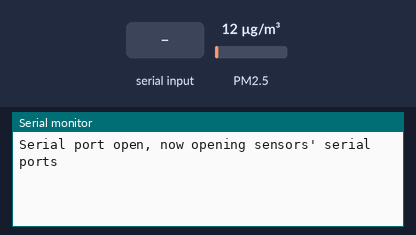
This sketch was run on a simulated Arduino Uno, built with avr-gcc and run on an emulated ATmega328P. On the bench: the last lines printed to the serial monitor. Inputs (shaded band) come from the test bench; at power-on: PM2.5 12 µg/m³.

Above: at 2.2 s.
2.3 s: "1" received over the second serial link
At 7.2 s:
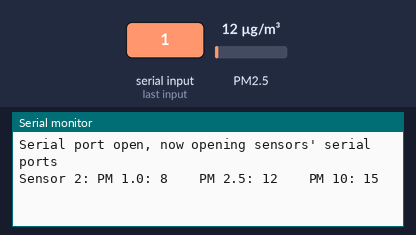
8.3 s: PM2.5 set to 6 µg/m³
14.3 s: "0" received over the second serial link
20.3 s: PM2.5 set to 75 µg/m³
At 22.4 s:
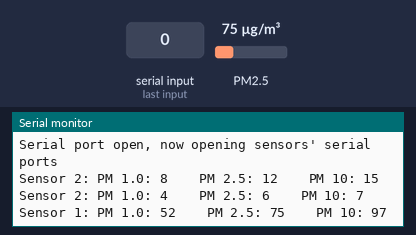
Timing chart, 0 to 23.9 s (numbered marks = the images above; inputs shaded):
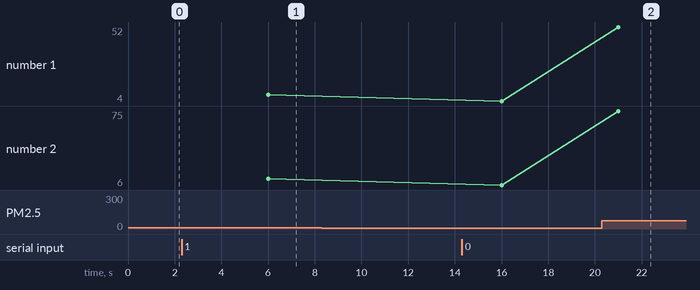

Measured:
- after the input at 2.3 s, the serial monitor: prints a new line after 3.7 s (image 1)
- after the input at 20.3 s, the serial monitor: prints a new line after 0.71 s (image 2)
- plotted number 1: 4 → 52 after the input at 20.3 s
- plotted number 2: 6 → 75 after the input at 20.3 s

The sketch:

PMS_dual_1.ino
```cpp
/*

Read from two PM2.5 sensors using Software Serial
Info: https://docs.arduino.cc/tutorials/communication/TwoPortReceive

Auth: F. Dallo
Date: 17 Mar 2023, Venice, IT

*/

// Add the library from read from PMS5003 sensors
#include "Adafruit_PM25AQI.h"

#include <SoftwareSerial.h>

SoftwareSerial pmSerial1(2, 0);
SoftwareSerial pmSerial2(13, 12);

Adafruit_PM25AQI aqi1 = Adafruit_PM25AQI();
Adafruit_PM25AQI aqi2 = Adafruit_PM25AQI();

void setup() {
  // Open serial for data communication, wait and welcome message
  Serial.begin(115200);
  while (!Serial) {
    delay(10);
  }

  Serial.println("Serial port open, now opening sensors' serial ports");
  delay(1000);

  // Start the sensors serial ports

  pmSerial2.begin(9600);

  if (! aqi2.begin_UART(&pmSerial2)) { // connect to the sensor over software serial
    Serial.println("Could not find PM 2.5 sensor 2!");
    while (1) delay(10);
  }

  pmSerial1.begin(9600);

  if (! aqi1.begin_UART(&pmSerial1)) { // connect to the sensor over software serial
    Serial.println("Could not find PM 2.5 sensor 1!");
    while (1) delay(10);
  }

}

void loop() {

  // Start listen on sensor 1
  pmSerial1.listen();

  if (pmSerial1.available()) {

    PM25_AQI_Data data1;

    if (! aqi1.read(&data1)) {
      Serial.println("Could not read from AQI nr.1");
      delay(500);  // try again in a bit!
      //return;
    }

    Serial.print(F("Sensor 1: "));
    Serial.print(F("PM 1.0: ")); Serial.print(data1.pm10_standard);
    Serial.print(F("\t\tPM 2.5: ")); Serial.print(data1.pm25_standard);
    Serial.print(F("\t\tPM 10: ")); Serial.println(data1.pm100_standard);

  }

  delay(5000);

// Start listen on sensor 2
  pmSerial2.listen();

  if (pmSerial2.available()) {

    PM25_AQI_Data data2;

    if (! aqi2.read(&data2)) {
      Serial.println("Could not read from AQI nr.2");
      delay(500);  // try again in a bit!
      //return;
    }

    Serial.print(F("Sensor 2: "));
    Serial.print(F("PM 1.0: ")); Serial.print(data2.pm10_standard);
    Serial.print(F("\t\tPM 2.5: ")); Serial.print(data2.pm25_standard);
    Serial.print(F("\t\tPM 10: ")); Serial.println(data2.pm100_standard);

  }

  delay(5000);

}
```
